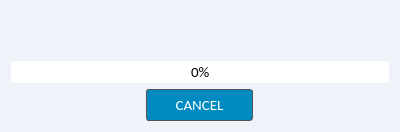
<?xml version="1.0" encoding="UTF-8"?>
<ui version="4.0">
 <class>Dialog</class>
 <widget class="QDialog" name="Dialog">
  <property name="geometry">
   <rect>
    <x>0</x>
    <y>0</y>
    <width>400</width>
    <height>132</height>
   </rect>
  </property>
  <property name="font">
   <font>
    <family>Calibri</family>
    <pointsize>11</pointsize>
   </font>
  </property>
  <property name="windowTitle">
   <string>Dialog</string>
  </property>
  <property name="styleSheet">
   <string notr="true">QLineEdit{
    border:  1px solid #777;
    border-radius: 3px;
}

QWidget{
    background: #eff2f8;
}</string>
  </property>
  <layout class="QGridLayout" name="gridLayout">
   <item row="0" column="0">
    <widget class="QLabel" name="label_status">
     <property name="font">
      <font>
       <family>Calibri</family>
       <pointsize>11</pointsize>
      </font>
     </property>
     <property name="styleSheet">
      <string notr="true">QWidget{
    background: #eff2f8;
}</string>
     </property>
     <property name="text">
      <string/>
     </property>
     <property name="alignment">
      <set>Qt::AlignCenter</set>
     </property>
    </widget>
   </item>
   <item row="1" column="0">
    <widget class="QProgressBar" name="progressBar">
     <property name="font">
      <font>
       <family>Calibri</family>
       <pointsize>11</pointsize>
      </font>
     </property>
     <property name="styleSheet">
      <string notr="true">/* Base style for the progress bar */
QProgressBar {
    border: none;                   /* Remove border */
    border-radius: 2px;            /* Rounded corners */
    background-color: #fff;      /* Light gray background */
    text-align: center;             /* Center the text */
    color: #000;  
    height: 2px;  
}

/* Style for the progress chunk (filled part) */
QProgressBar::chunk {
    background-color: #3366FF;      /* Blue color for the progress */
    border-radius: 2px;            /* Match rounded corners */
}</string>
     </property>
     <property name="value">
      <number>0</number>
     </property>
     <property name="invertedAppearance">
      <bool>false</bool>
     </property>
    </widget>
   </item>
   <item row="2" column="0" alignment="Qt::AlignHCenter">
    <widget class="QPushButton" name="pushButton_cancel">
     <property name="font">
      <font>
       <family>Calibri</family>
       <pointsize>11</pointsize>
      </font>
     </property>
     <property name="styleSheet">
      <string notr="true">QPushButton {
    border: 1px solid #555;
    border-radius: 3px;
    border-style: Solid;
    background: rgba(0, 138, 191);
    padding: 5px 28px;
    color: rgb(255, 255, 255);
    }

QPushButton:hover {
    background: rgba(0, 138, 191, 0.6);
    opacity: 0.2
    }

QPushButton:pressed {
    border-style: inset;
    background: rgb(0, 138, 191);
    }</string>
     </property>
     <property name="text">
      <string>CANCEL</string>
     </property>
    </widget>
   </item>
  </layout>
 </widget>
 <resources/>
 <connections/>
</ui>
